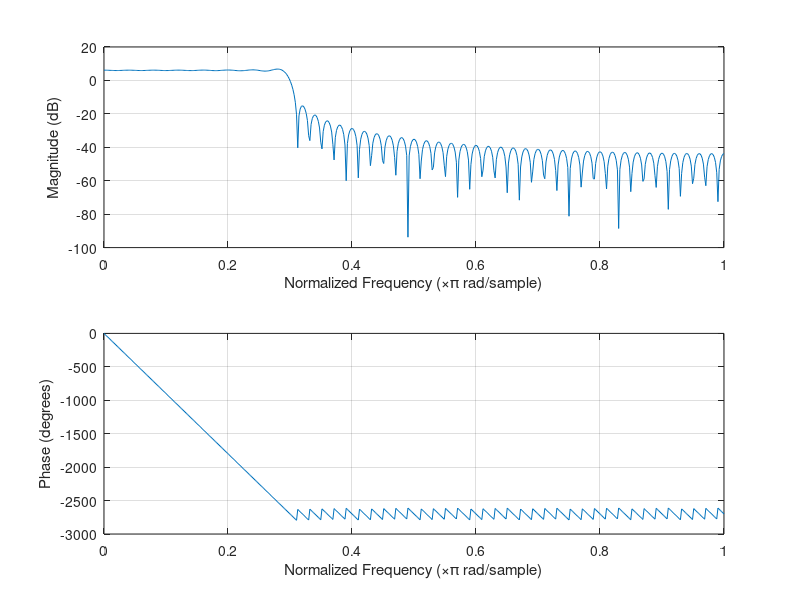

MATLAB code for this plot:
clc;clear;
fc=0.3;fn=0.5;

subplot(2,1,1);
t=-30:30;
h=2*fc*sinc(t*fc);
freqz(h)

subplot(2,1,2);
t=-50:50;
h=2*fc*sinc(t*fc);
freqz(h)
